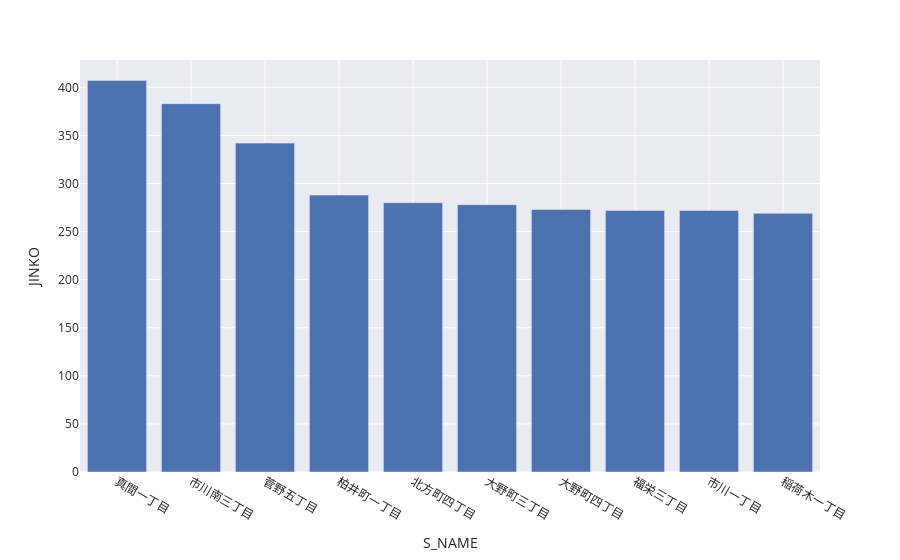

The notebook cell this image was saved under:
### Code cell
fig = px.bar(gdf.head(10),
            y='JINKO',
            x='S_NAME',
            template='seaborn' # change this to see other styles
            )

fig.show()

### Figure 1 — Plotly figure (JSON) as saved in the notebook; plotly's stock layout.template omitted (floating-point values rounded to 4 significant figures)
{"data": [{"alignmentgroup": "True", "hovertemplate": "S_NAME=%{x}<br>JINKO=%{y}<extra></extra>", "legendgroup": "", "marker": {"color": "rgb(76,114,176)", "pattern": {"shape": ""}}, "name": "", "offsetgroup": "", "orientation": "v", "showlegend": false, "textposition": "auto", "type": "bar", "x": ["真間一丁目", "市川南三丁目", "菅野五丁目", "柏井町一丁目", "北方町四丁目", "大野町三丁目", "大野町四丁目", "福栄三丁目", "市川一丁目", "稲荷木一丁目"], "xaxis": "x", "y": [407, 383, 342, 288, 280, 278, 273, 272, 272, 269], "yaxis": "y"}], "layout": {"barmode": "relative", "legend": {"tracegroupgap": 0}, "margin": {"t": 60}, "xaxis": {"anchor": "y", "domain": [0, 1], "title": {"text": "S_NAME"}}, "yaxis": {"anchor": "x", "domain": [0, 1], "title": {"text": "JINKO"}}}}
